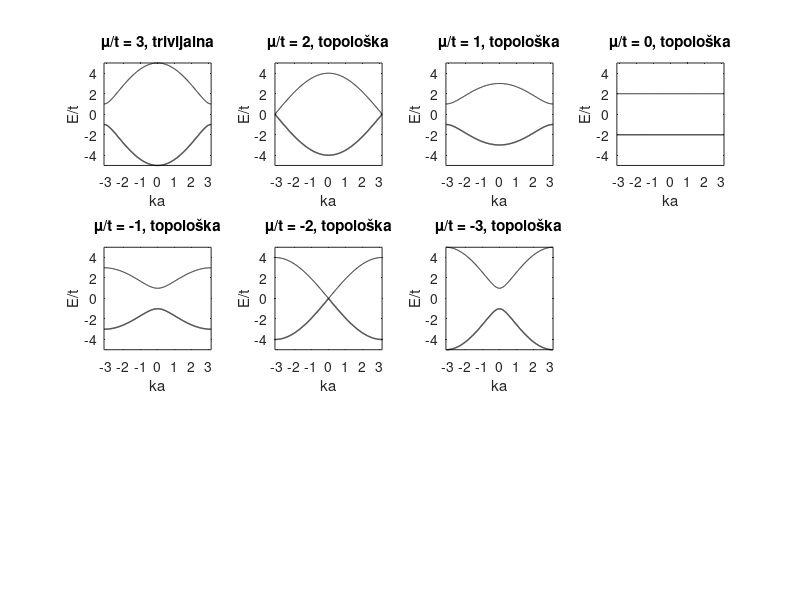

This figure's MATLAB source:
t=1; %hopping
D=t; %supravodljivi clan

ka = linspace(-pi, pi, 1000);
E_k1 = zeros(7, length(ka));
E_k2 = zeros(7, length(ka));

%dobiveno iz analitičkog izraza
for i = 1:7
    mu = 3 - (i-1);
    for j = 1:length(ka)
        E_k1(i, j) = sqrt((mu+2.*t.*cos(ka(j))).^2+4.*D.^2.*(sin(ka(j))).^2);
        E_k2(i, j) = -sqrt((mu+2.*t.*cos(ka(j))).^2+4.*D.^2.*(sin(ka(j))).^2);
    end
end


figure(1),...
    subplot(3, 4, 1),...
        plot(ka, E_k1(1, :)./t, 'k', ka, E_k2(1,:)./t, 'k', 'LineWidth',1), xlim([-pi pi]), ylim([-5 5]);
        xlabel('ka'), ylabel('E/t'), title('µ/t = 3, trivijalna');
    subplot(3, 4, 2),...
        plot(ka, E_k1(2, :)./t, 'k', ka, E_k2(2,:)./t, 'k', 'LineWidth',1), xlim([-pi pi]), ylim([-5 5]);
        xlabel('ka'), ylabel('E/t'), title('µ/t = 2, topološka');
    subplot(3, 4, 3),...
        plot(ka, E_k1(3, :)./t, 'k', ka, E_k2(3,:)./t, 'k', 'LineWidth',1), xlim([-pi pi]), ylim([-5 5]);
        xlabel('ka'), ylabel('E/t'), title('µ/t = 1, topološka');
    subplot(3, 4, 4),...
        plot(ka, E_k1(4, :)./t, 'k', ka, E_k2(4,:)./t, 'k','LineWidth',1), xlim([-pi pi]), ylim([-5 5]);
        xlabel('ka'), ylabel('E/t'), title('µ/t = 0, topološka');
    subplot(3, 4, 5),...
        plot(ka, E_k1(5, :)./t, 'k', ka, E_k2(5,:)./t, 'k', 'LineWidth',1), xlim([-pi pi]), ylim([-5 5]);
        xlabel('ka'), ylabel('E/t'), title('µ/t = -1, topološka');
    subplot(3, 4, 6),...
        plot(ka, E_k1(6, :)./t, 'k', ka, E_k2(6,:)./t, 'k', 'LineWidth',1), xlim([-pi pi]), ylim([-5 5]);
        xlabel('ka'), ylabel('E/t'), title('µ/t = -2, topološka');
    subplot(3, 4, 7),...
        plot(ka, E_k1(7, :)./t, 'k', ka, E_k2(7,:)./t, 'k', 'LineWidth',1), xlim([-pi pi]), ylim([-5 5]);
        xlabel('ka'), ylabel('E/t'), title('µ/t = -3, topološka');





